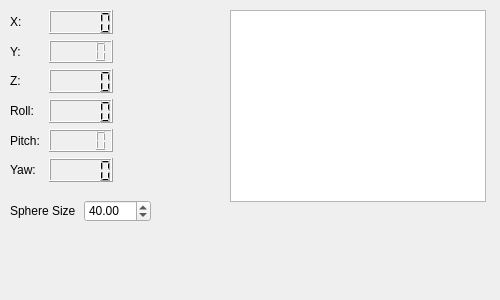
<?xml version="1.0" encoding="UTF-8"?>
<ui version="4.0">
 <class>Omni</class>
 <widget class="QWidget" name="Omni">
  <property name="geometry">
   <rect>
    <x>0</x>
    <y>0</y>
    <width>500</width>
    <height>300</height>
   </rect>
  </property>
  <property name="windowTitle">
   <string>Form</string>
  </property>
  <widget class="QWidget" name="layoutWidget">
   <property name="geometry">
    <rect>
     <x>10</x>
     <y>10</y>
     <width>103</width>
     <height>172</height>
    </rect>
   </property>
   <layout class="QHBoxLayout" name="horizontalLayout">
    <item>
     <layout class="QVBoxLayout" name="verticalLayout">
      <item>
       <widget class="QLabel" name="xLabel">
        <property name="text">
         <string>X:</string>
        </property>
       </widget>
      </item>
      <item>
       <widget class="QLabel" name="yLabel">
        <property name="text">
         <string>Y:</string>
        </property>
       </widget>
      </item>
      <item>
       <widget class="QLabel" name="zLabel">
        <property name="text">
         <string>Z:</string>
        </property>
       </widget>
      </item>
      <item>
       <widget class="QLabel" name="rollLabel">
        <property name="text">
         <string>Roll:</string>
        </property>
       </widget>
      </item>
      <item>
       <widget class="QLabel" name="pitchLabel">
        <property name="text">
         <string>Pitch:</string>
        </property>
       </widget>
      </item>
      <item>
       <widget class="QLabel" name="yawLabel">
        <property name="text">
         <string>Yaw:</string>
        </property>
       </widget>
      </item>
     </layout>
    </item>
    <item>
     <layout class="QVBoxLayout" name="verticalLayout_2">
      <item>
       <widget class="QLCDNumber" name="xLCD"/>
      </item>
      <item>
       <widget class="QLCDNumber" name="yLCD"/>
      </item>
      <item>
       <widget class="QLCDNumber" name="zLCD"/>
      </item>
      <item>
       <widget class="QLCDNumber" name="rollLCD"/>
      </item>
      <item>
       <widget class="QLCDNumber" name="pitchLCD"/>
      </item>
      <item>
       <widget class="QLCDNumber" name="yawLCD"/>
      </item>
     </layout>
    </item>
   </layout>
  </widget>
  <widget class="QTextBrowser" name="outputText">
   <property name="geometry">
    <rect>
     <x>230</x>
     <y>10</y>
     <width>256</width>
     <height>192</height>
    </rect>
   </property>
  </widget>
  <widget class="QWidget" name="horizontalLayoutWidget">
   <property name="geometry">
    <rect>
     <x>10</x>
     <y>200</y>
     <width>141</width>
     <height>22</height>
    </rect>
   </property>
   <layout class="QHBoxLayout" name="horizontalLayout_2">
    <item>
     <widget class="QLabel" name="sphereSizeLabel">
      <property name="text">
       <string>Sphere Size</string>
      </property>
     </widget>
    </item>
    <item>
     <widget class="QDoubleSpinBox" name="sphSizeSpinBox">
      <property name="minimum">
       <double>1.000000000000000</double>
      </property>
      <property name="maximum">
       <double>80.000000000000000</double>
      </property>
      <property name="value">
       <double>40.000000000000000</double>
      </property>
     </widget>
    </item>
   </layout>
  </widget>
 </widget>
 <resources/>
 <connections/>
</ui>
